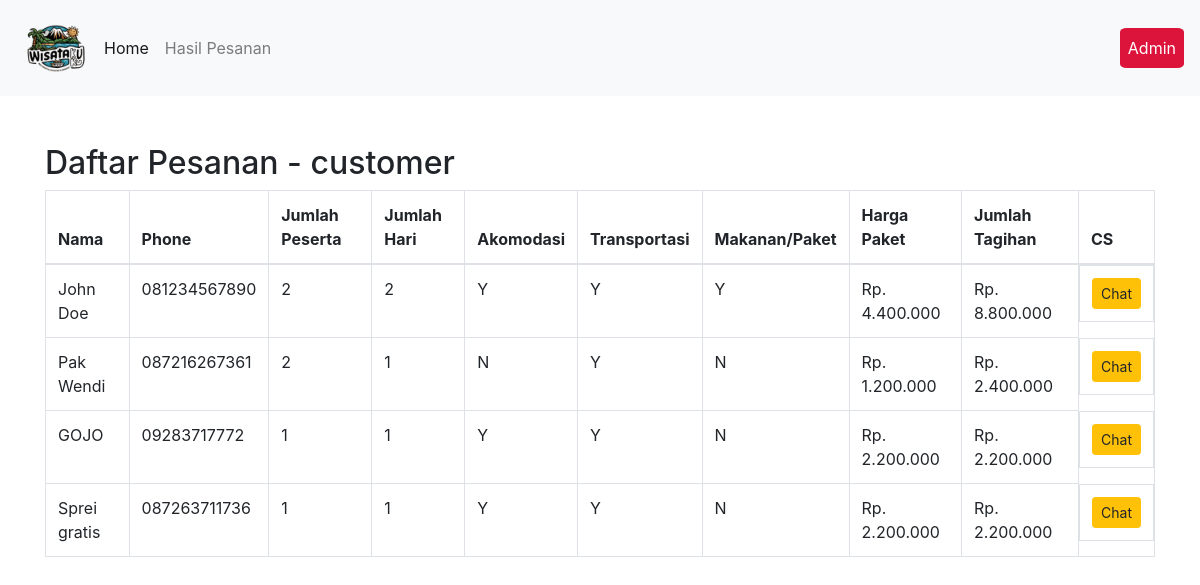
The page /hasil_pesan.php on the database its author committed.
### tables this page shows
CREATE TABLE `pesanan` (
  `id_pesanan` bigint(20) NOT NULL,
  `nama_pemesan` varchar(125) NOT NULL,
  `nomor_hp` varchar(12) NOT NULL,
  `tanggal_mulai_wisata` date NOT NULL,
  `tanggal_pesanan` datetime NOT NULL,
  `durasi_wisata` int(11) NOT NULL,
  `id_paket_wisata` int(11) NOT NULL,
  `layanan_penginapan` tinyint(1) DEFAULT NULL,
  `layanan_transportasi` tinyint(1) DEFAULT NULL,
  `layanan_makanan` tinyint(1) DEFAULT NULL,
  `jumlah_peserta` int(11) NOT NULL,
  `harga_paket` decimal(10,2) DEFAULT NULL,
  `jumlah_tagihan` decimal(10,2) DEFAULT NULL
);

### hasil_pesan.php (the view, shortened to what this page needs)
<!DOCTYPE html>
<html lang="en">
<head>
    <link href="https://stackpath.bootstrapcdn.com/bootstrap/4.5.2/css/bootstrap.min.css" rel="stylesheet">
</head>
<body>
    <nav class="navbar navbar-expand-lg navbar-light bg-light">
        <img src="asset/wisataku.png" alt="Logo Wisata" width="80">
        <div class="collapse navbar-collapse">
            <ul class="navbar-nav mr-auto">
                <li class="nav-item active">
                    <a class="nav-link" href="index.php">Home</a>
                </li>
                <li class="nav-item">
                    <a class="nav-link" href="hasil_pesan.php">Hasil Pesanan</a>
                </li>
            </ul>
            <ul class="navbar-nav ml-auto">
                <li class="nav-item">
                    <a class="nav-link text-white" href="login.php" style="background-color: crimson; border-radius: 10%;">Admin</a>
                </li>
            </ul>
        </div>
    </nav>
    <div class="container mt-5">
        <h2>Daftar Pesanan - customer</h2>
        <table class="table table-bordered">
            <thead>
                <tr>
                    <th>Nama</th>
                    <th>Phone</th>
                    <th>Jumlah Peserta</th>
                    <th>Jumlah Hari</th>
                    <th>Akomodasi</th>
                    <th>Transportasi</th>
                    <th>Makanan/Paket</th>
                    <th>Harga Paket</th>
                    <th>Jumlah Tagihan</th>
                    <th>CS</th>
                </tr>
            </thead>
            <tbody>
                <?php
                include 'koneksi.php';
                $sql = "SELECT * FROM pesanan";
                $result = $conn->query($sql);
                if ($result->num_rows > 0) {
                    while ($row = $result->fetch_assoc()) {
                        echo "<tr>
                                <td>{$row['nama_pemesan']}</td>
                                <td>{$row['nomor_hp']}</td>
                                <td>{$row['jumlah_peserta']}</td>
                                <td>{$row['durasi_wisata']}</td>
                                <td>" . ($row['layanan_penginapan'] ? 'Y' : 'N') . "</td>
                                <td>" . ($row['layanan_transportasi'] ? 'Y' : 'N') . "</td>
                                <td>" . ($row['layanan_makanan'] ? 'Y' : 'N') . "</td>
                                <td>Rp. " . number_format($row['harga_paket'], 0, ',', '.') . "</td>
                                <td>Rp. " . number_format($row['jumlah_tagihan'], 0, ',', '.') . "</td>
                                <td class='action-buttons'>
                                    <a href='#' class='btn btn-warning btn-sm' data-toggle='modal' data-target='#chatModal_{$row['id_pesanan']}'>Chat</a>
                                </td>
                              </tr>";
                    }
                }
                ?>
            </tbody>
        </table>
    </div>
</body>
</html>

### hasil_pesan.php (style rules this page uses)
.action-buttons { display: flex; gap: 0.5rem; }

### rows shown on the page
pesanan: nama_pemesan "John Doe", nomor_hp "081234567890", jumlah_peserta "2", durasi_wisata "2", layanan_penginapan "Y", layanan_transportasi "Y", layanan_makanan "Y", harga_paket "4.400.000", jumlah_tagihan "8.800.000"
pesanan: nama_pemesan "Pak Wendi", nomor_hp "087216267361", jumlah_peserta "2", durasi_wisata "1", layanan_penginapan "N", layanan_transportasi "Y", layanan_makanan "N", harga_paket "1.200.000", jumlah_tagihan "2.400.000"
pesanan: nama_pemesan "GOJO", nomor_hp "09283717772", jumlah_peserta "1", durasi_wisata "1", layanan_penginapan "Y", layanan_transportasi "Y", layanan_makanan "N", harga_paket "2.200.000", jumlah_tagihan "2.200.000"
pesanan: nama_pemesan "Sprei gratis", nomor_hp "087263711736", jumlah_peserta "1", durasi_wisata "1", layanan_penginapan "Y", layanan_transportasi "Y", layanan_makanan "N", harga_paket "2.200.000", jumlah_tagihan "2.200.000"
